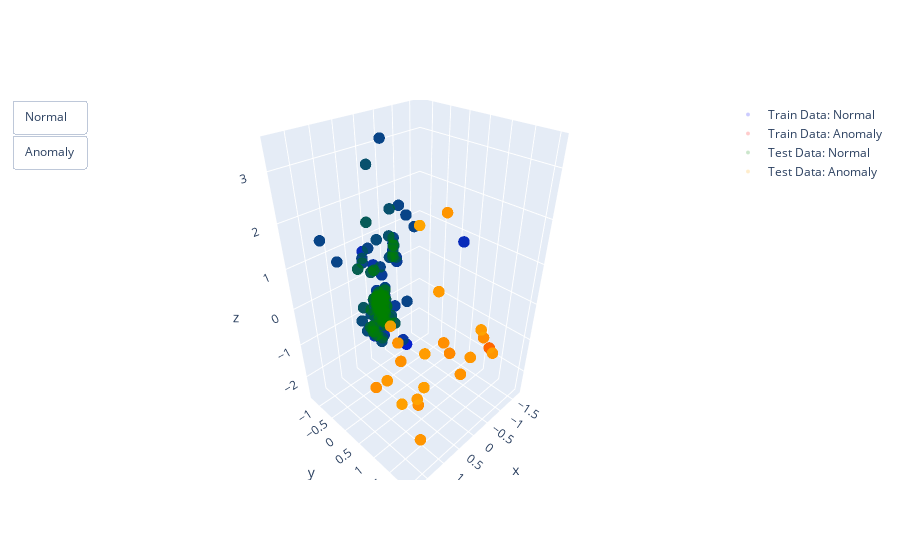

Notebook cell for this chart:
### Markdown cell above
# Vẽ biểu đồ 3D

### Code cell
import plotly.graph_objects as go
import pandas as pd

data_sets = [(X_train, y_train, "Train"), (X_test, y_test, "Test")]
train_colors = ["blue", "red"]
test_colors = ["green", "orange"]
visible_dict = {"Normal": True, "Anomaly": True}
fig = go.Figure()

# Tạo biểu đồ 3D cho tập huấn luyện và tập kiểm tra
for (X, y, name_prefix), colors in zip(data_sets, [train_colors, test_colors]):
    balanced_data = pd.DataFrame(
        {"x": X[:, 0], "y": X[:, 1], "z": X[:, 2], "anomaly": y}
    ).sample(n=min(50000, len(X)), random_state=42)

    for anomaly_label, color in zip(range(2), colors):
        scatter = go.Scatter3d(
            x=balanced_data[balanced_data["anomaly"] == anomaly_label]["x"],
            y=balanced_data[balanced_data["anomaly"] == anomaly_label]["y"],
            z=balanced_data[balanced_data["anomaly"] == anomaly_label]["z"],
            mode="markers",
            marker=dict(size=4, color=color, opacity=0.1),
            name=f'{name_prefix} Data: {"Normal" if anomaly_label == 0 else "Anomaly"}',
            visible=visible_dict.get("Normal", True)
            if anomaly_label == 0
            else visible_dict.get("Anomaly", True),
        )
        fig.add_trace(scatter)

# Thêm nút để chuyển đổi giữa các lớp
buttons = [
    dict(
        label="Normal",
        method="update",
        args=[
            {
                "visible": [
                    True,
                    False,
                    True,
                    False,
                    visible_dict["Anomaly"],
                    visible_dict["Anomaly"],
                ]
            }
        ],
    ),
    dict(
        label="Anomaly",
        method="update",
        args=[
            {
                "visible": [
                    False,
                    True,
                    False,
                    True,
                    visible_dict["Normal"],
                    visible_dict["Normal"],
                ]
            }
        ],
    ),
]

# Cập nhật và hiển thị biểu đồ
fig.update_layout(updatemenus=[dict(type="buttons", showactive=False, buttons=buttons)])
fig.show()

### Figure 1 — Plotly figure (JSON) as saved in the notebook; plotly's stock layout.template omitted (floating-point values rounded to 4 significant figures; data arrays with more than 128 entries replaced by an {"elided": "..."} marker saying what was removed)
{"data": [{"marker": {"color": "blue", "opacity": 0.1, "size": 4}, "mode": "markers", "name": "Train Data: Normal", "type": "scatter3d", "visible": true, "x": {"elided": "3058 float values"}, "y": {"elided": "3058 float values"}, "z": {"elided": "3058 float values"}}, {"marker": {"color": "red", "opacity": 0.1, "size": 4}, "mode": "markers", "name": "Train Data: Anomaly", "type": "scatter3d", "visible": true, "x": {"elided": "3086 float values"}, "y": {"elided": "3086 float values"}, "z": {"elided": "3086 float values"}}, {"marker": {"color": "green", "opacity": 0.1, "size": 4}, "mode": "markers", "name": "Test Data: Normal", "type": "scatter3d", "visible": true, "x": {"elided": "782 float values"}, "y": {"elided": "782 float values"}, "z": {"elided": "782 float values"}}, {"marker": {"color": "orange", "opacity": 0.1, "size": 4}, "mode": "markers", "name": "Test Data: Anomaly", "type": "scatter3d", "visible": true, "x": {"elided": "754 float values"}, "y": {"elided": "754 float values"}, "z": {"elided": "754 float values"}}], "layout": {"updatemenus": [{"buttons": [{"args": [{"visible": [true, false, true, false, true, true]}], "label": "Normal", "method": "update"}, {"args": [{"visible": [false, true, false, true, true, true]}], "label": "Anomaly", "method": "update"}], "showactive": false, "type": "buttons"}]}}
